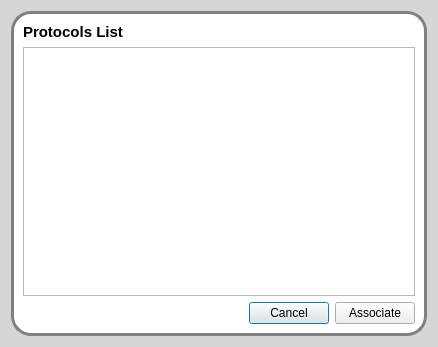
<?xml version="1.0" encoding="UTF-8"?>
<ui version="4.0">
 <class>AssociateProtocolDialog</class>
 <widget class="QDialog" name="AssociateProtocolDialog">
  <property name="geometry">
   <rect>
    <x>0</x>
    <y>0</y>
    <width>438</width>
    <height>347</height>
   </rect>
  </property>
  <property name="windowTitle">
   <string>Dialog</string>
  </property>
  <property name="styleSheet">
   <string notr="true">#AssociateProtocolDialog{background:rgb(214, 214, 214);}
#AssociateProtocolFrame {
border: 3px solid gray;
border-radius: 20px;
background: white;
}
QLineEdit {
padding: 1px;
border-style: solid;
border: 2px solid gray;
border-radius: 8px;
}


QLabel {
font-weight: bold;
font-size: 15px;
}

</string>
  </property>
  <layout class="QGridLayout" name="gridLayout">
   <item row="0" column="0">
    <widget class="QFrame" name="AssociateProtocolFrame">
     <property name="frameShape">
      <enum>QFrame::StyledPanel</enum>
     </property>
     <property name="frameShadow">
      <enum>QFrame::Raised</enum>
     </property>
     <layout class="QVBoxLayout" name="verticalLayout">
      <item>
       <widget class="QLabel" name="label">
        <property name="text">
         <string>Protocols List</string>
        </property>
       </widget>
      </item>
      <item>
       <widget class="QListWidget" name="protocolsList"/>
      </item>
      <item>
       <layout class="QHBoxLayout" name="horizontalLayout">
        <item>
         <spacer name="horizontalSpacer">
          <property name="orientation">
           <enum>Qt::Horizontal</enum>
          </property>
          <property name="sizeHint" stdset="0">
           <size>
            <width>40</width>
            <height>20</height>
           </size>
          </property>
         </spacer>
        </item>
        <item>
         <widget class="QPushButton" name="cancelButton">
          <property name="text">
           <string>Cancel</string>
          </property>
         </widget>
        </item>
        <item>
         <widget class="QPushButton" name="associateButton">
          <property name="text">
           <string>Associate</string>
          </property>
         </widget>
        </item>
       </layout>
      </item>
     </layout>
    </widget>
   </item>
  </layout>
 </widget>
 <resources/>
 <connections/>
</ui>
